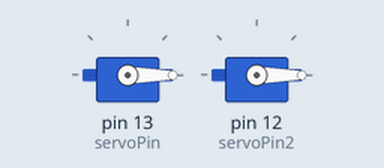
Simulated run of this sketch. Board: Arduino Uno, built with avr-gcc and run on an emulated ATmega328P. Parts: 2 × servo.

Above: at 0.05 s.
At 4.0 s:
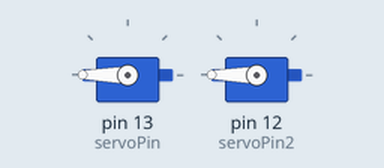
Timing chart, 0 to 5.2 s (numbered marks = the images above):
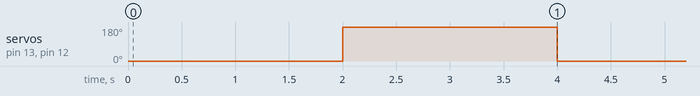

Measured:
- by itself, servo on pin 13 (servoPin), servo on pin 12 (servoPin2): alternates 180° for 2.0 s and 0° for 2.0 s

The sketch:

servoTest.ino
```cpp
#include <Servo.h>

Servo myServo;
Servo myServo2;
int servoPin = 13;
int servoPin2 = 12;
int startTime;
int currentTime;
bool isMoving = false;
void setup() {
  Serial.begin(9600);
  myServo.attach(servoPin);
  myServo2.attach(servoPin2);
  startTime = millis();
}

void loop() {
  int angle;
  /*
  for (angle = 0 ; angle < 180 ; angle++) {
    myServo.write(angle);
    delay(5);
  }
  for (angle = 180 ; angle > 0 ; angle--) {
    myServo.write(angle);
    delay(5);
  }
  */
  /*
  myServo.writeMicroseconds(1000);
  delay(2000);
  myServo.writeMicroseconds(1500);
  */
  //myServo.write(0);
  //delay(100);
  //myServo.write(90);
  //delay(1000);
  //myServo.write(180);
  //delay(100);
  /*
  currentTime = millis();
  if (isMoving) {
    int t = abs(startTime - currentTime);
    if (t >= 1000) {
      Serial.println(t);
      isMoving = false;
      myServo.write(90);
      myServo2.write(90);
      delay(1000);
    }
  }
  else {
    myServo.write(0);
    myServo.write(0);
    isMoving = true;
    startTime = millis();
  }
  */
  myServo.write(0);
  myServo2.write(0);
  delay(2000);

  myServo.write(180);
  myServo2.write(180);
  delay(2000);

  //myServo.write(90);
  //delay(1000);
  /*
  delay(1000);
  myServo.write(180);
  delay(1000);
  myservo.write(90);
  delay(1000);
  */
  //while (true);
}
```
